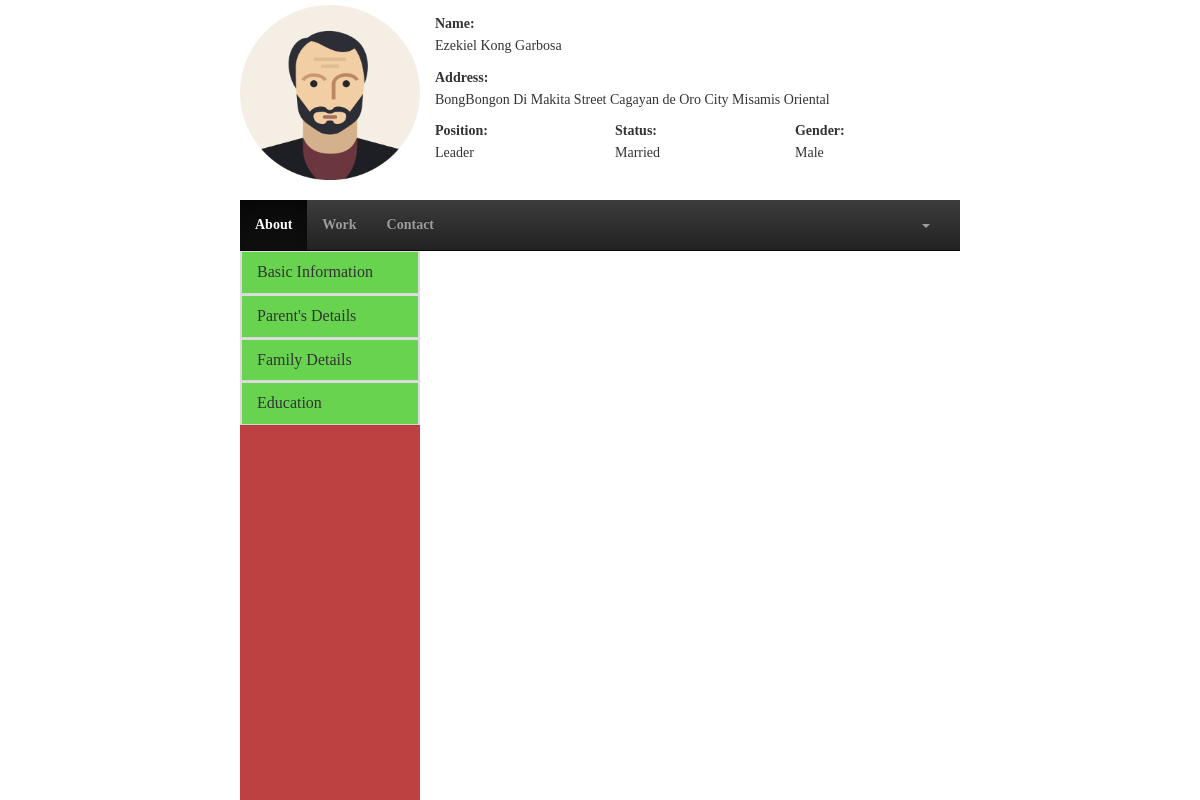
Before: /user/about_collegebg.php?id=16 (signed in) with the older database file.
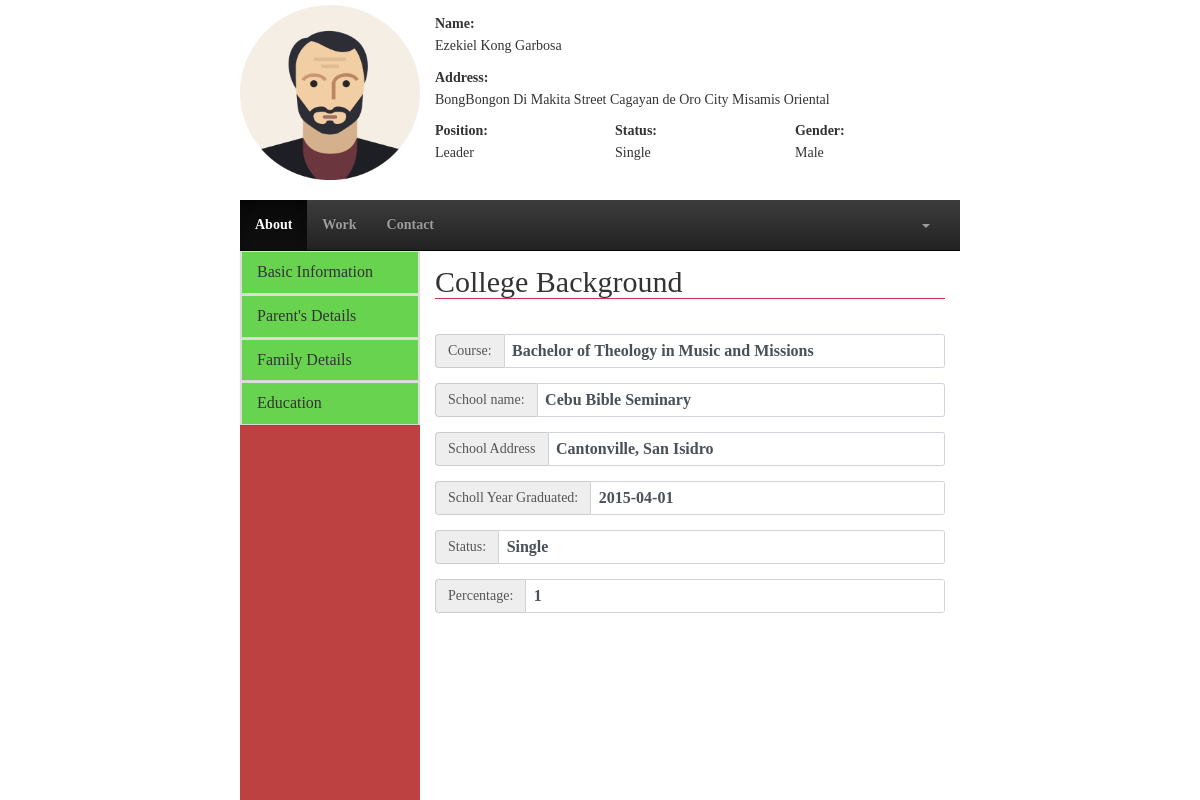
After: the same page with the newer database file.
### tables this page shows
CREATE TABLE `current_address` (
  `staff_id` bigint(20) DEFAULT NULL,
  `addOne` varchar(50) DEFAULT NULL,
  `addTwo` varchar(50) DEFAULT NULL,
  `addTre` varchar(50) DEFAULT NULL,
  `state` varchar(50) NOT NULL,
  `city` varchar(50) NOT NULL,
  `country` varchar(50) NOT NULL,
  `postCode` int(11) NOT NULL
);

CREATE TABLE `staff` (
  `staff_id` bigint(20) NOT NULL,
  `fname` varchar(50) NOT NULL,
  `mname` varchar(50) DEFAULT NULL,
  `lname` varchar(50) NOT NULL,
  `birthdate` date NOT NULL,
  `cellnum` varchar(50) NOT NULL,
  `telnum` varchar(50) DEFAULT NULL,
  `email` varchar(50) NOT NULL,
  `status` varchar(50) NOT NULL,
  `gender` varchar(50) NOT NULL,
  `type` varchar(50) NOT NULL,
  `position` varchar(50) NOT NULL,
  `department` varchar(50) NOT NULL,
  `password` varchar(50) NOT NULL
);

CREATE TABLE `college_background` (
  `staff_id` bigint(20) DEFAULT NULL,
  `course` varchar(50) NOT NULL,
  `schoolName` varchar(255) NOT NULL,
  `schoolAdd` varchar(50) NOT NULL,
  `state` varchar(50) NOT NULL,
  `country` varchar(50) NOT NULL,
  `city` varchar(50) NOT NULL,
  `postCode` int(11) NOT NULL,
  `yearEnd` date NOT NULL,
  `status` varchar(50) NOT NULL,
  `percentage` float DEFAULT NULL
);

### user/about_collegebg.php (the view, shortened to what the changed rows need)
<!DOCTYPE html>
<html lang="en">
	<head>
		<link rel="stylesheet" href="css/bootstrap.css">
		<link rel="stylesheet" href="css/stylesheet.css">
		<link rel="stylesheet" href="css/bootstrap-theme.css">
	</head>
	<body>
		<div class="row-3">
			<div class="container-sides">
				<div class="col-12">
					<?php
						$space = " ";
						$id = $_GET['id'];
						include_once("action/session.php");
						$query = "SELECT staff.staff_id, staff.fname, staff.mname, staff.lname, staff.status, staff.gender, staff.type, staff.position, staff.password, current_address.staff_id, current_address.addOne, current_address.addTwo, current_address.addTre, current_address.state, current_address.city FROM staff INNER JOIN current_address ON staff.staff_id = current_address.staff_id WHERE staff.staff_id = '$id'";
						$result = mysqli_query($connect,$query);
						if(mysqli_num_rows($result) > 0){
							while($row = mysqli_fetch_assoc($result)):
					?>
						<form action="">
							<div class="col-3 text-center">
								<img src="img/avatar.png" alt="" style="width:180px;height: 180px;padding-top: 5px; ">
							</div>
							<div class="col-9">
								<div class="row-4">
									<div class="container">
										<label>Name:</label>
										<h5><?php echo $row['fname'].$space.$row['mname'].$space.$row['lname'] ?></h5>
									</div>
								</div>
								<div class="row-4">
									<div class="container">
										<label>Address:</label>
										<h5><?php echo $row['addOne'].$space.$row['addTwo'].$space.$row['addTre'].$space.$row['city'].$space.$row['state'] ?></h5>
									</div>
								</div>
								<div class="row-4">
									<div class="col-4 container">
										<label>Position:</label>
										<h5><?php echo $row['position'] ?></h5>
									</div>
									<div class="col-4 container">
										<label>Status:</label>
										<h5><?php echo $row['status'] ?></h5>
									</div>
									<div class="col-4 container">
										<label>Gender:</label>
										<h5><?php echo $row['gender'] ?></h5>
									</div>
								</div>
							</div>
						</form>
					<?php endwhile;} ?>
				</div>
			</div>
		</div>
		<div class="row-9">
			<div class="container-sides">
				<div class="col-12">
					<div class="row-11">
						<div class="col-9">
							<div class="row-12">
								<?php
									$id = $_GET['id'];
									include_once("action/session.php");
									$query = "SELECT * FROM college_background WHERE staff_id = '$id'";
									$result = mysqli_query($connect,$query);
									if(mysqli_num_rows($result) > 0){
										while($row = mysqli_fetch_assoc($result)):
								?>
									<form action="">
										<div class="container form-group">
											<legend><h2>College Background</h2></legend>
										</div>
										<div class="container form-group form-horizontal">
											<div class="inputGroupContainer">
												<div class="input-group">
													<span class="input-group-addon">Course:</span>
													<span class='form-control'><?php echo $row['course'] ?></span>
												</div>
											</div>
										</div>
										<div class="container form-group form-horizontal">
											<div class="inputGroupContainer">
												<div class="input-group">
													<span class="input-group-addon">School name:</span>
													<span class='form-control'><?php echo $row['schoolName'] ?></span>
												</div>
											</div>
										</div>
										<div class="container form-group form-horizontal">
											<div class="inputGroupContainer">
												<div class="input-group">
													<span class="input-group-addon">School Address</span>
													<span class='form-control'><?php echo $row['schoolAdd'] ?></span>
												</div>
											</div>
										</div>
										<div class="container form-group form-horizontal">
											<div class="inputGroupContainer">
												<div class="input-group">
													<span class="input-group-addon">Scholl Year Graduated:</span>
													<span class='form-control'><?php echo $row['yearEnd'] ?></span>
												</div>
											</div>
										</div>
										<div class="container form-group form-horizontal">
											<div class="inputGroupContainer">
												<div class="input-group">
													<span class="input-group-addon">Status:</span>
													<span class='form-control'><?php echo $row['status'] ?></span>
												</div>
											</div>
										</div>
										<div class="container form-group form-horizontal">
											<div class="inputGroupContainer">
												<div class="input-group">
													<span class="input-group-addon">Percentage:</span>
													<span class='form-control'><?php echo $row['percentage'] ?></span>
												</div>
											</div>
										</div>
									</form>
								<?php endwhile;} ?>
							</div>
						</div>
					</div>
				</div>
			</div>
		</div>
	</body>
</html>

Changed rows visible on the page:
changed through a linked row, current_address "BongBongon": staff_id.status "Married" → "Single"
added college_background: course "Bachelor of Theology in Music and Missions", schoolName "Cebu Bible Seminary", schoolAdd "Cantonville, San Isidro", yearEnd "2015-04-01", status "Single", percentage "1"
